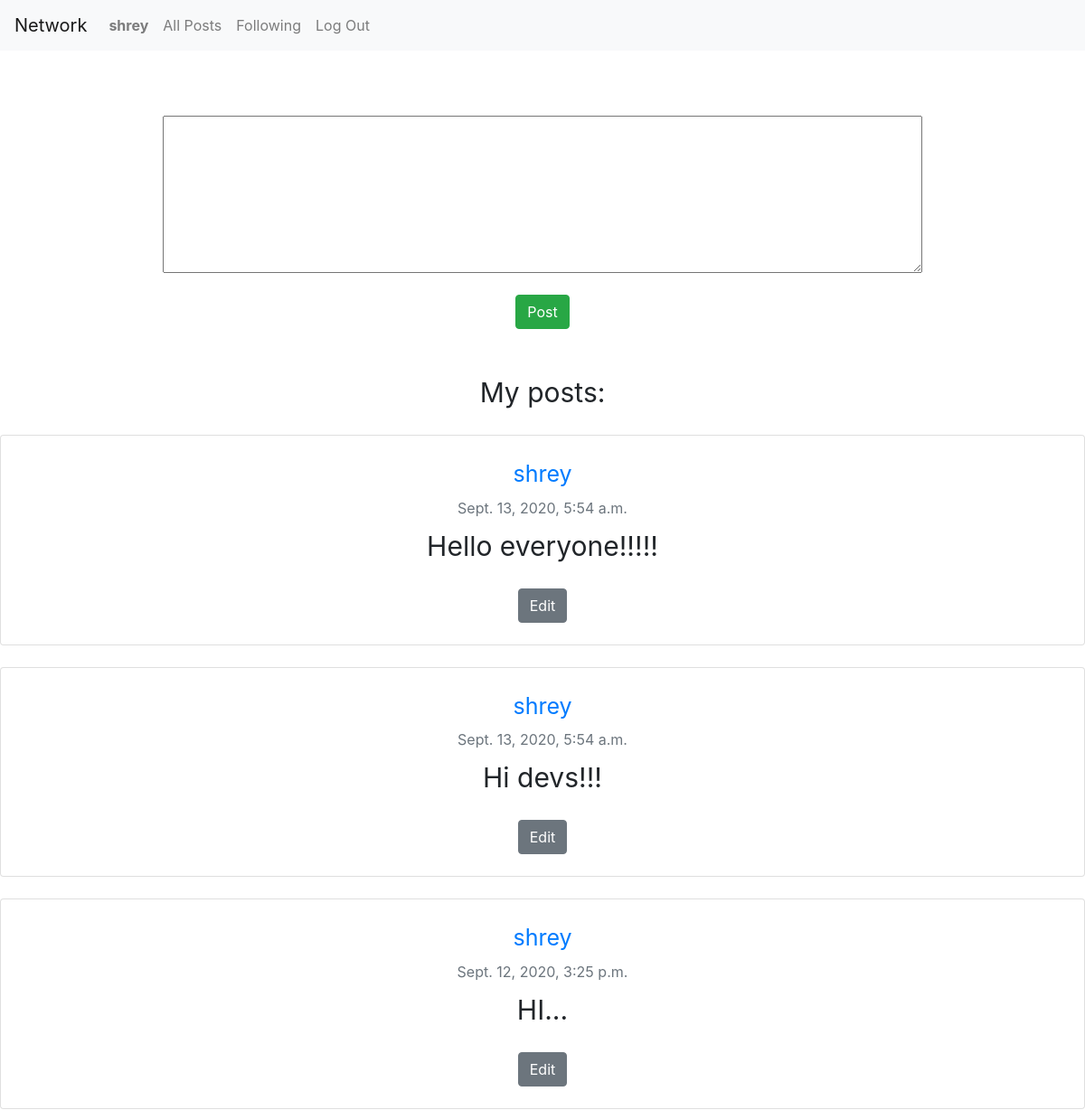
Page / (signed in, upper part) on the earlier database version.
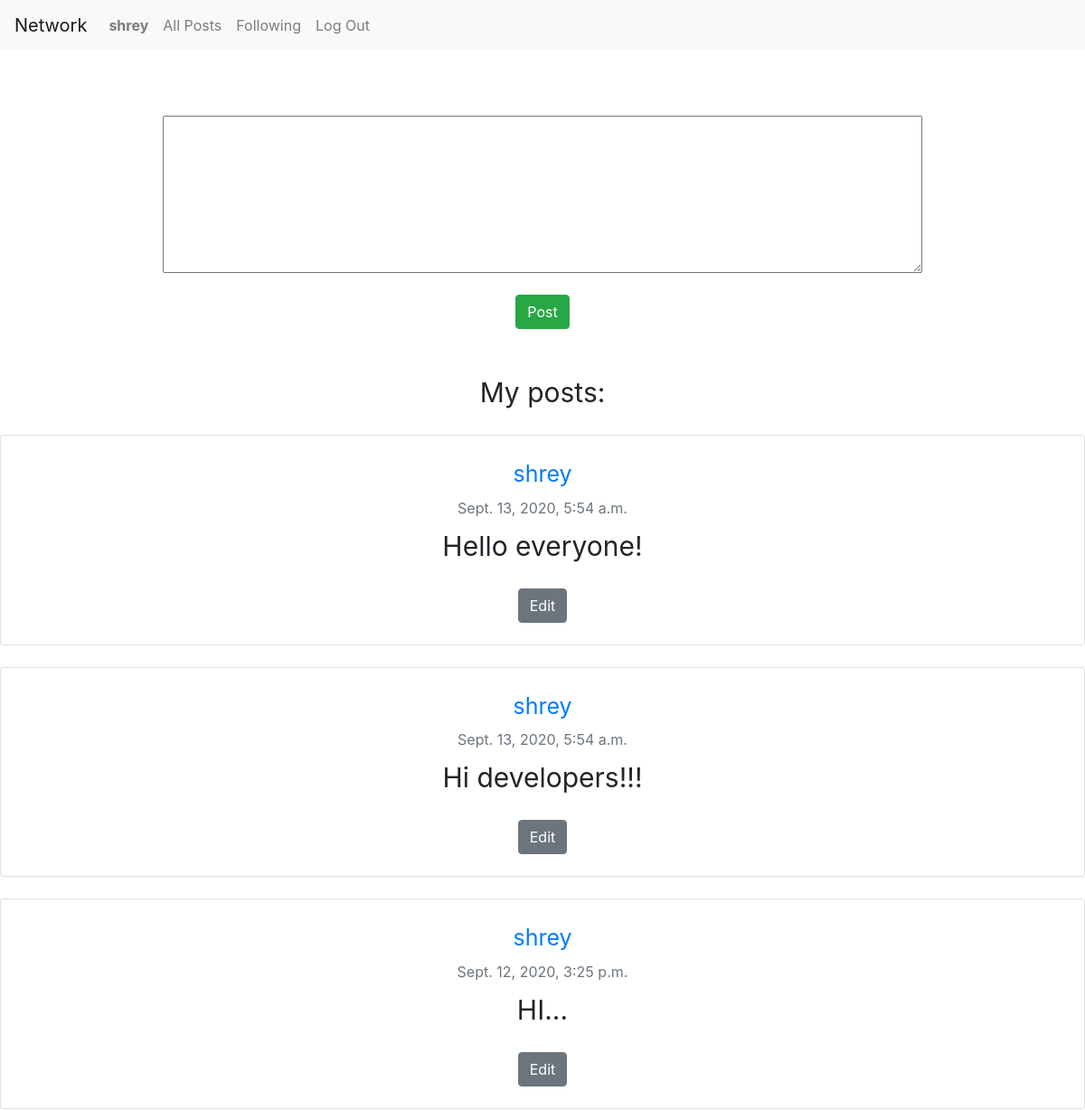
Same page on the later database version.
### network/models.py (models this page shows, shortened)
class Tweet(models.Model):
    user = models.ForeignKey(User, on_delete=models.CASCADE, related_name="tweets")
    likes = models.ManyToManyField(User, related_name="tweet_user", blank=True)
    content = models.TextField(blank=True, null=True)
    timestamp = models.DateTimeField(auto_now_add=True)

class User(AbstractUser):
    pass

### network/views.py (the view)
# urls.py: path("", views.index, name="index"),
def index(request):
    if request.user.is_authenticated:
        allTweets = Tweet.objects.filter(user=request.user).all().order_by('-timestamp')
        tweetPaginator = Paginator(allTweets, 10)
        page = request.GET.get('page')
        try:
            tweets = tweetPaginator.page(page)
        except PageNotAnInteger:
            tweets = tweetPaginator.page(1)
        except EmptyPage:
            tweets = tweetPaginator.page(tweetPaginator.num_pages)
        context = {
            "allTweets": allTweets,
            "page": tweets
        }
        return render(request, "network/index.html", context)
    return render(request, "network/index.html")

### network/templates/network/index.html (shortened to what this page needs)
{% extends "network/layout.html" %}
{% block body %}
    {% if user.is_authenticated %}
        <br><br><br>
        <form action="/create/" method="POST">
            <textarea name="tweet_content" class="post-textarea" rows="7" cols="40"></textarea>
            <br>
            <div class="wrapper">
              <button autofocus class="post-button btn btn-success">Post</button>
            </div>
        </form>
        <br><br>
        <div class="my-tweets-heading">
          My posts:
        </div>
        <br>
        {% for tweet in page %}
        <div class="tweet-content card text-center">
            <br>
            <a href="{% url 'profile' tweet.user %}" class="card-title user">
              {{tweet.user}}
            </a>
            <span class="timestamp card-subtitle mb-2 text-muted">{{tweet.timestamp}}</span>
            <span class="edit-content">
              <span class="tweet-main-content">{{ tweet.content }}</span>
              <br><br>
              {% if user.username == tweet.user.username %}
                <button class="edit-button btn btn-secondary">Edit</button>
              {% endif %}
            </span>
            <br>
          </div>
          <br>
        {% endfor %}
    {% else %}
        <div class="unauthenticated-message">User is not authenticated</div>
    {% endif %}
{% endblock %}

Differences in the rows shown:
changed Tweet: content "Hello everyone!!!!!" → "Hello everyone!"
changed Tweet: content "Hi devs!!!" → "Hi developers!!!"
